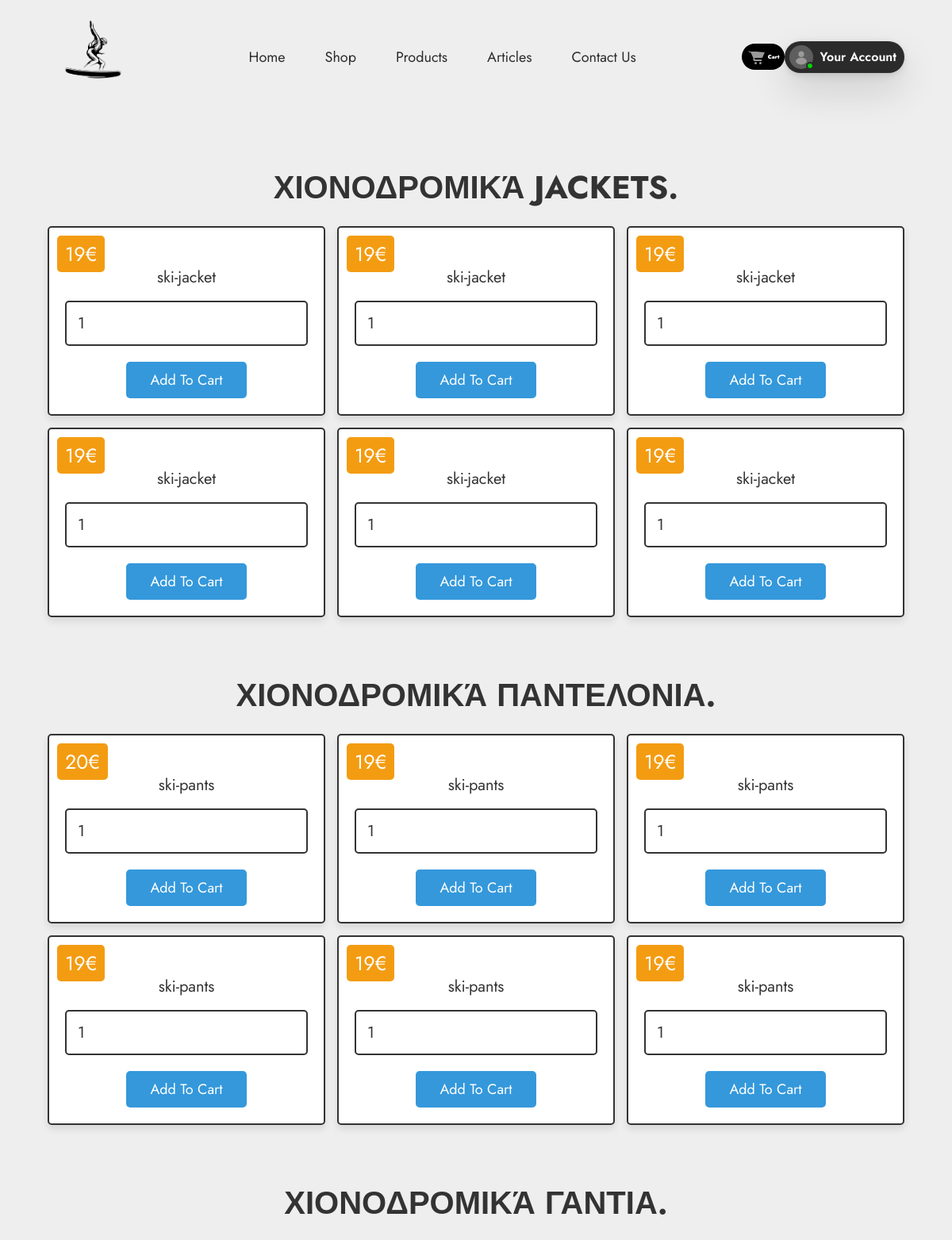
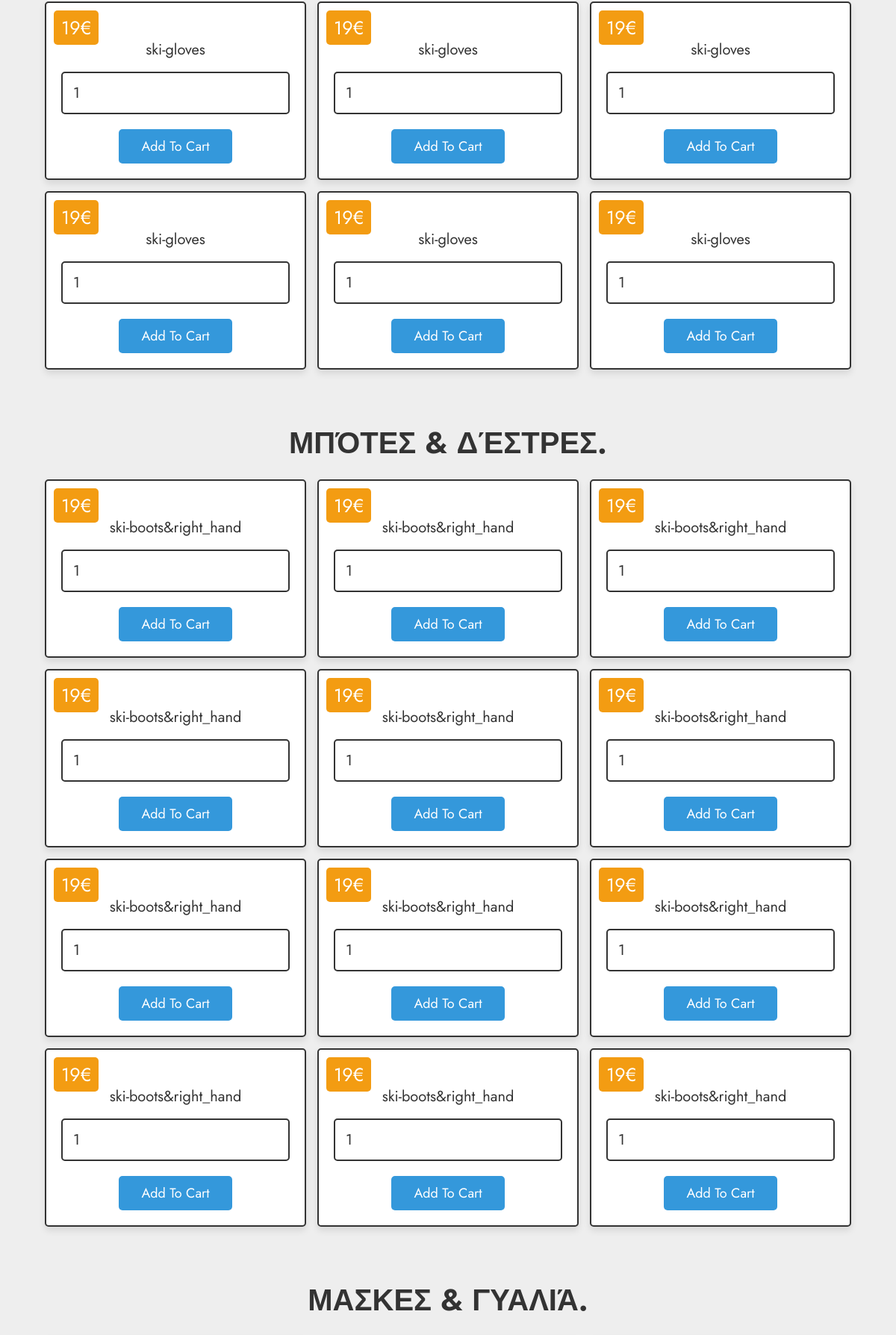
Page / (signed in, upper part) on the committed database (2 pictures, top to bottom).
### tables this page shows
CREATE TABLE `products` (
  `id` int(100) NOT NULL,
  `name` varchar(100) NOT NULL,
  `image` varchar(100) NOT NULL,
  `price` decimal(65,0) NOT NULL
);

### index.php (the view, shortened to what this page needs)
<?php
include 'config.php';
?>
<!DOCTYPE html>
<html>
<head>
    <link rel="stylesheet" href="stylephp.css">
    <link rel="stylesheet" href="https://cdnjs.cloudflare.com/ajax/libs/font-awesome/6.5.1/css/all.min.css" />
    <link rel="stylesheet" href="https://unpkg.com/boxicons@latest/css/boxicons.min.css">
</head>
<body>
<header>
      <a href="Untitled-.php" class="logo"><img src="logo.png" alt=""></a>
        <ul class="navmenu">
            <li><a href="Untitled-.php">home </a></li>
            <li><a href="#cardsproducts" class="smooth-scroll">shop </a></li>
            <li><a href="index.php">products </a></li>
            <li><a href="articles.php">Articles</a></li>
            <li><a href="contactus.php">Contact Us</a></li>
        </ul>
  <div class="nav-icon">
      <a href="cart.php">
        <button >
          <div class="svg-wrapper-1">
            <div class="svg-wrapper">
            </div>
          </div>
            <span>Cart</span>
        </button>
      </a>
    <div class="user-profile">
      <a href="account.php">
        <button id="btn-message" class="button-message">
          <div class="content-avatar">
            <div class="status-user"></div>
              <div class="avatar">
                <svg class="user-img" viewBox="0 0 24 24"><path d="M12,12.5c-3.04,0-5.5,1.73-5.5,3.5s2.46,3.5,5.5,3.5,5.5-1.73,5.5-3.5-2.46-3.5-5.5-3.5Zm0-.5c1.66,0,3-1.34,3-3s-1.34-3-3-3-3,1.34-3,3,1.34,3,3,3Z"></path></svg>
              </div>
          </div>
          <div class="notice-content">
            <div class="lable-message">Your Account</div>
          </div>
        </button>
      </a>
    </div>
  </div>
</header>
 <br>
 <br>
 <br>
 <br>
 <br>
 <br>
<div class="container">
      <br>
      <br>
      <br>
     <div class="products" id="ski-jacket">
            <h1 class="heading">Χιονοδρομικά Jackets.</h1>
            <div class="box-container">
                <?php
                    $select_product = mysqli_query($conn, "SELECT * FROM `products` WHERE name='ski-jacket'") or die('query failed');
                    if(mysqli_num_rows($select_product) > 0){
                        while($fetch_product = mysqli_fetch_assoc($select_product)){
                ?>
                    <form method="post" class="box" action="">
                        <div class="name"><?php echo $fetch_product['name']; ?></div>
                        <div class="price"><?php echo $fetch_product['price']; ?>€</div>
                        <input type="number" min="1" name="product_quantity" value="1">
                        <input type="submit" value="add to cart" name="add_to_cart" class="btn">
                    </form>
                <?php
                        }
                    }
                ?>
            </div>
       </div>
      <br>
      <br>
      <br>
     <div class="products" id="ski-pants">
            <h1 class="heading">Χιονοδρομικά Παντελονια.</h1>
            <div class="box-container">
                <?php
                    $select_product = mysqli_query($conn, "SELECT * FROM `products` WHERE name='ski-pants'") or die('query failed');
                    if(mysqli_num_rows($select_product) > 0){
                        while($fetch_product = mysqli_fetch_assoc($select_product)){
                ?>
                    <form method="post" class="box" action="">
                        <div class="name"><?php echo $fetch_product['name']; ?></div>
                        <div class="price"><?php echo $fetch_product['price']; ?>€</div>
                        <input type="number" min="1" name="product_quantity" value="1">
                        <input type="submit" value="add to cart" name="add_to_cart" class="btn">
                    </form>
                <?php
                        }
                    }
                ?>
            </div>
       </div>
      <br>
      <br>
      <br>
   <div class="products" id="ski-gloves">
            <h1 class="heading">Χιονοδρομικά Γαντια.</h1>
            <div class="box-container">
                <?php
                    $select_product = mysqli_query($conn, "SELECT * FROM `products` WHERE name='ski-gloves'") or die('query failed');
                    if(mysqli_num_rows($select_product) > 0){
                        while($fetch_product = mysqli_fetch_assoc($select_product)){
                ?>
                    <form method="post" class="box" action="">
                        <div class="name"><?php echo $fetch_product['name']; ?></div>
                        <div class="price"><?php echo $fetch_product['price']; ?>€</div>
                        <input type="number" min="1" name="product_quantity" value="1">
                        <input type="submit" value="add to cart" name="add_to_cart" class="btn">
                    </form>
                <?php
                        }
                    }
                ?>
            </div>
       </div>
      <br>
      <br>
      <br>
     <div class="products" id="ski-boots&right_hand">
            <h1 class="heading">Μπότες & Δέστρες.</h1>
            <div class="box-container">
                <?php
                    $select_product = mysqli_query($conn, "SELECT * FROM `products` WHERE name='ski-boots&right_hand'") or die('query failed');
                    if(mysqli_num_rows($select_product) > 0){
                        while($fetch_product = mysqli_fetch_assoc($select_product)){
                ?>
                    <form method="post" class="box" action="">
                        <div class="name"><?php echo $fetch_product['name']; ?></div>
                        <div class="price"><?php echo $fetch_product['price']; ?>€</div>
                        <input type="number" min="1" name="product_quantity" value="1">
                        <input type="submit" value="add to cart" name="add_to_cart" class="btn">
                    </form>
                <?php
                        }
                    }
                ?>
            </div>
       </div>
      <br>
      <br>
      <br>
     <div class="products" id="ski-masks&and&glasses">
            <h1 class="heading">Μασκεσ & Γυαλιά.</h1>
       </div>
</div>
</body>
</html>

### stylephp.css (style rules this page uses)
:root { --blue:#3498db; --red:#e74c3c; --orange:#f39c12; --black:#333; --white:#fff; --light-bg:#eee; --box-shadow:0 5px 10px rgba(0,0,0,.1); --border:2px solid var(--black); }
* { font-family: 'Poppins', sans-serif; margin:0; padding:0; box-sizing: border-box; outline: none; border: none; text-decoration: none; }
body { background-color: var(--light-bg); }
.btn, .delete-btn, .option-btn { display: inline-block; padding:10px 30px; cursor: pointer; font-size: 18px; color:var(--white); border-radius: 5px; text-transform: capitalize; }
.btn { background-color: var(--blue); margin-top: 10px; }
.container { padding:0 20px; margin:0 auto; max-width: 1200px; padding-bottom: 70px; }
.container .heading { text-align: center; margin-bottom: 20px; font-size: 40px; text-transform: uppercase; color:var(--black); }
.container .products .box-container { display: flex; flex-wrap: wrap; gap:15px; justify-content: center; }
.container .products .box-container .box { text-align: center; border-radius: 5px; box-shadow: var(--box-shadow); border:var(--border); position: relative; padding:20px; background-color: var(--white); width: 350px; }
.container .products .box-container .box .name { font-size: 20px; color:var(--black); padding:5px 0; }
.container .products .box-container .box .price { position: absolute; top:10px; left:10px; padding:5px 10px; border-radius: 5px; background-color: var(--orange); color:var(--white); font-size: 25px; }
.container .products .box-container .box input[type="number"] { margin:10px 0; width: 100%; border:var(--border); border-radius: 5px; font-size: 20px; color:var(--black); padding:12px 14px }

### index.php (style rules this page uses)
.container { position: relative; --size-button: 40px; color: white; }
* { margin: 0; padding: 0; box-sizing: border-box; scroll-behavior: smooth; font-family: 'Jost', sans-serif; list-style: none; text-decoration: none; }
header { position: fixed; width: 100%; top: 0; right: 0; z-index: 1000; display: flex; align-items: center; justify-content: space-between; padding: 20px 5%; }
.logo img { max-width: 120px; height: auto; }
.navmenu { display: flex; }
.navmenu a { color: #2c2c2c; font-size: 18px; text-transform: capitalize; padding: 10px 25px; font-weight: 80px; transform: all .42s ease; }
.nav-icon { display: flex; align-items: center; }
#btn-message { --text-color: rgb(255, 255, 255); --bg-color-sup: #5e5e5e; --bg-color: #2b2b2b; --bg-hover-color: #161616; --online-status: #00da00; --font-size: 16px; --btn-transition: all 0.2s ease-out; }
.button-message { display: flex; justify-content: center; align-items: center; font: 400 var(--font-size) Helvetica Neue, sans-serif; box-shadow: 0 0 2.17382px rgba(0,0,0,.049),0 1.75px 6.01034px rgba(0,0,0,.07),0 3.63px 14.4706px rgba(0,0,0,.091),0 22px 48px rgba(0,0,0,.14); background-color: var(--bg-color); border-radius: 68px; cursor: pointer; padding: 6px 10px 6px 6px; width: fit-content; height: 40px; border: 0; overflow: hidden; position: relative; transition: var(--btn-transition); }
.content-avatar { width: 30px; height: 30px; margin: 0; transition: var(--btn-transition); position: relative; }
.avatar { width: 100%; height: 100%; border-radius: 50%; overflow: hidden; background-color: var(--bg-color-sup); }
.user-img { width: 100%; height: 100%; object-fit: cover; }
.status-user { position: absolute; width: 6px; height: 6px; right: 1px; bottom: 1px; border-radius: 50%; outline: solid 2px var(--bg-color); background-color: var(--online-status); transition: var(--btn-transition); animation: active-status 2s ease-in-out infinite; }
.notice-content { display: flex; flex-direction: column; align-items: flex-start; justify-content: center; padding-left: 8px; text-align: initial; color: var(--text-color); }
.lable-message { display: flex; align-items: center; opacity: 1; transform: scaleY(1); transition: var(--btn-transition); }
.lable-message, .username { font-weight: 600; }
button { font-family: inherit; font-size: 7px; background: #000000; color: white; fill: rgb(155, 153, 153); padding: 0.7em 1em; padding-left: 0.9em; display: flex; align-items: center; cursor: pointer; border: none; border-radius: 200px; font-weight: 1000; }
button span { display: block; margin-left: 0.3em; transition: all 0.3s ease-in-out; }
button svg { display: block; transform-origin: center center; transition: transform 0.3s ease-in-out; }
.icon { height: 2rem; width: 2rem; }
.icon { height: 1.5rem; width: 1.5rem; }

### rows in the picture
products: name "ski-jacket", price "19"
products: name "ski-jacket", price "19"
products: name "ski-jacket", price "19"
products: name "ski-jacket", price "19"
products: name "ski-jacket", price "19"
products: name "ski-jacket", price "19"
products: name "ski-pants", price "20"
products: name "ski-pants", price "19"
products: name "ski-pants", price "19"
products: name "ski-pants", price "19"
products: name "ski-pants", price "19"
products: name "ski-pants", price "19"
products: name "ski-gloves", price "19"
products: name "ski-gloves", price "19"
products: name "ski-gloves", price "19"
products: name "ski-gloves", price "19"
products: name "ski-gloves", price "19"
products: name "ski-gloves", price "19"
products: name "ski-boots&right_hand", price "19"
products: name "ski-boots&right_hand", price "19"
products: name "ski-boots&right_hand", price "19"
products: name "ski-boots&right_hand", price "19"
products: name "ski-boots&right_hand", price "19"
products: name "ski-boots&right_hand", price "19"
products: name "ski-boots&right_hand", price "19"
products: name "ski-boots&right_hand", price "19"
products: name "ski-boots&right_hand", price "19"
products: name "ski-boots&right_hand", price "19"
products: name "ski-boots&right_hand", price "19"
products: name "ski-boots&right_hand", price "19"
